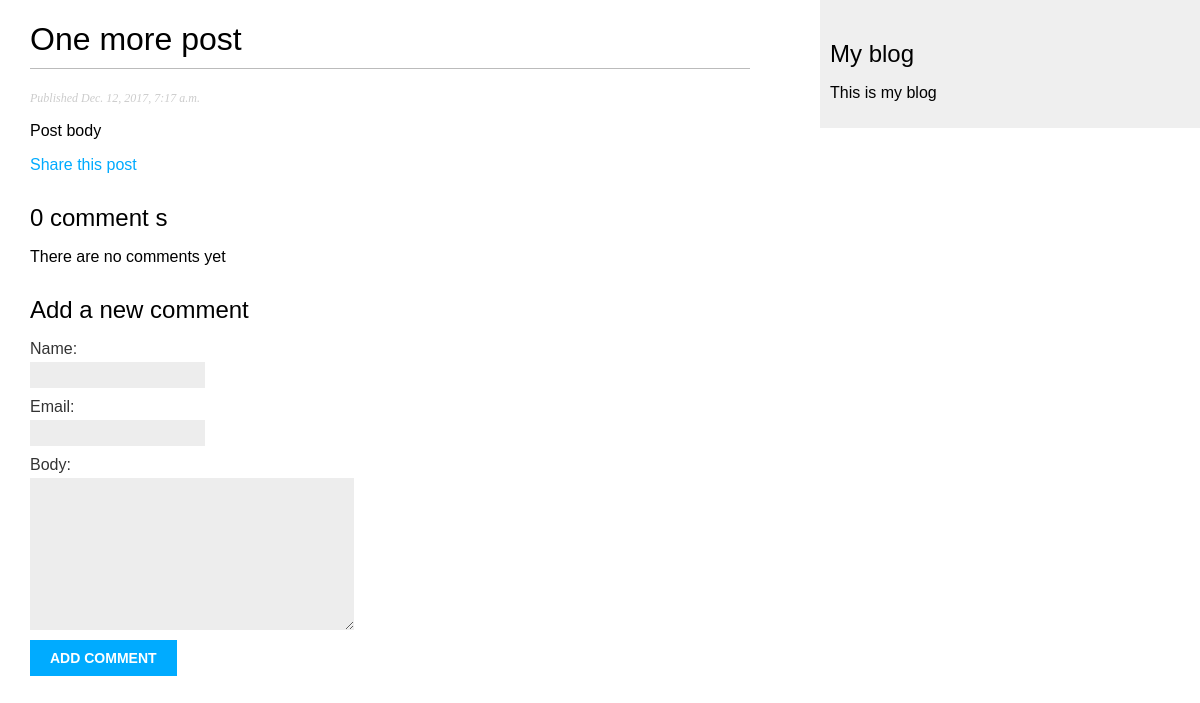
The page /blog/2017/12/12/one-more-post/ on the database its author committed.
### blog/models.py (models this page shows, shortened)
class Post(models.Model):
    STATUS_CHOICES = (
        ('draft', 'Draft'),
        ('published', 'Published'),
    )
    title = models.CharField(max_length=250)
    slug = models.SlugField(max_length=250, unique_for_date='publish')
    author = models.ForeignKey(User, related_name='blog_posts', on_delete=models.DO_NOTHING)
    body = models.TextField()
    publish = models.DateTimeField(default=timezone.now)
    created = models.DateTimeField(auto_now_add=True)
    updated = models.DateTimeField(auto_now=True)
    status = models.CharField(max_length=10, choices=STATUS_CHOICES, default='draft')
    class Meta:
        ordering = ('-publish',)
    objects = models.Manager()
    published = PublishedManager()

### blog/views.py (the view)
# urls.py: url(r'(?P<year>\d{4})/(?P<month>\d{2})/(?P<day>\d{2})/'r'(?P<post>[-\w]+)/$', views.post_detail, name='post_detail'),
def post_detail(request, year, month, day, post):
    post = get_object_or_404(Post, slug=post,
                             status='published',
                             publish__year=year,
                             publish__month=month,
                             publish__day=day)
    comments = post.comments.filter(active=True)
    if request.method == 'POST':
        comment_form = CommentForm(request.POST)
        if comment_form.is_valid():
            new_comment = comment_form.save(commit=False)
            new_comment.post = post
    else:
        comment_form = CommentForm()
    return render(request, 'blog/post/detail.html', {'post':post,
                                                     'comments': comments,
                                                     'comment_form': comment_form})

### blog/forms.py
class CommentForm(forms.ModelForm):
    class Meta:
        model = Comment
        fields = 'name', 'email', 'body'

### templates/blog/post/detail.html (shortened to what this page needs)
{% extends "blog/base.html" %}
{% block content %}
    <h1>{{ post.title }}</h1>
    <p class="date">
        Published {{ post.publish }}
    </p>
    {{ post.body|linebreaks }}
    <p>
        <a href="{% url "blog:post_share" post.id %}">
            Share this post
        </a>
    </p>
    {% with comments.count as total_comments %}
        <h2>
            {{ total_comments }} comment {{ total_comments|pluralize }}
        </h2>
    {% endwith %}
    {% for comment in comments %}
        <div class="comment">
            <p class="info">
                Comment {{ forloop.counter }} by {{ comment.name }}
                {{ comment.created }}
            </p>
        </div>
        {% empty %}
            <p>There are no comments yet</p>
    {% endfor %}
    {% if new_comment %}
        <h2>Your comment has been added.</h2>
    {% else %}
        <h2>Add a new comment</h2>
        <form action="." method="post">
            {{ comment_form.as_p }}
        <p><input type="submit" value="Add Comment"></p>
        </form>
    {% endif %}
{% endblock %}

### static/css/blog.css (style rules this page uses)
body { margin:0; padding:0; font-family:helvetica, sans-serif; }
a { color:#00abff; text-decoration:none; }
h1 { font-weight:normal; border-bottom:1px solid #bbb; padding:0 0 10px 0; }
h2 { font-weight:normal; margin:30px 0 0; }
p.date { color:#ccc; font-family: georgia, serif; font-size: 12px; font-style: italic; }
label { float:left; clear:both; color:#333; margin-bottom:4px; }
input, textarea { clear:both; float:left; margin:0 0 10px; background:#ededed; border:0; padding:6px 10px; font-size:12px; }
input[type=submit] { font-weight:bold; background:#00abff; color:#fff; padding:10px 20px; font-size:14px; text-transform:uppercase; }

### rows shown on the page
Post: title "One more post", publish "Dec. 12, 2017, 7:17 a.m.", body "Post body"

### other values the page prints
{{ total_comments }} "0"
